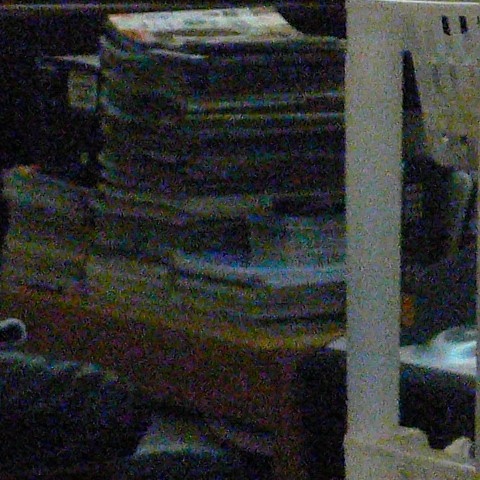
#> input picture Image Processing and Computer Vision/noisy_image.jpg, 480 x 480 px
$ jupyter execute 5025241145_TugasMandiri4_ButterworthNotchRejectFilter.ipynb
#> lines starting #> are read from the running program, lines starting #| are printed output that depends on the picture
**Butterworth Notch Reject Filter (BNRF)**

---

### 1. Konsep Dasar
Butterworth Notch Reject Filter (BNRF) digunakan dalam domain frekuensi untuk menolak (mengurangi) frekuensi tertentu yang mengganggu, seperti derau periodik atau pola interferensi dalam citra. Filter ini secara selektif menghilangkan frekuensi tertentu tanpa mempengaruhi bagian citra lain secara signifikan.

### 2. Rumus Filter
Untuk setiap pasangan notch  $(u_k, v_k)$, filter BNRF didefinisikan sebagai:

$$ H(u,v) = \prod_{k=1}^{K} \left( \frac{1}{1 + \left( \frac{D_k(u,v) D_{-k}(u,v)}{D_0^2} \right)^{2n}} \right) $$

Dimana:
- $ D_k(u,v) = \sqrt{(u - u_k)^2 + (v - v_k)^2} $
- $ D_{-k}(u,v) = \sqrt{(u + u_k)^2 + (v + v_k)^2} $
- $ D_0 $: cutoff radius (kontrol seberapa lebar notch)
- $ n $: orde filter Butterworth
- $ K $: jumlah notch

### 3. Langkah Implementasi Umum
1. Transformasi Fourier dari citra (FFT dan shift)
2. Buat BNRF sesuai lokasi gangguan
3. Kalikan spektrum dengan filter
4. Invers FFT untuk hasil akhir

### 4. Implementasi Python
```python
import numpy as np
import cv2
import matplotlib.pyplot as plt

def butterworth_notch_reject(shape, notch_centers, D0, n):
    M, N = shape
    H = np.ones((M, N))
    U, V = np.meshgrid(np.arange(N), np.arange(M))
    for u_k, v_k in notch_centers:
        Dk = np.sqrt((U - N//2 - u_k)**2 + (V - M//2 - v_k)**2)
        D_k_neg = np.sqrt((U - N//2 + u_k)**2 + (V - M//2 + v_k)**2)
        H *= 1 / (1 + ((D0**2 / (Dk * D_k_neg + 1e-5))**(2*n)))
    return H

# Load image & apply FFT
img = cv2.imread('noisy_image.jpg', cv2.IMREAD_GRAYSCALE)
F = np.fft.fft2(img)
F_shift = np.fft.fftshift(F)

# Tentukan pusat notch (dalam koordinat relatif terhadap pusat)
notch_coords = [(25, 25), (-25, -25)]
H = butterworth_notch_reject(img.shape, notch_coords, D0=10, n=2)

# Terapkan filter
G_shift = F_shift * H
G = np.fft.ifftshift(G_shift)
img_filtered = np.abs(np.fft.ifft2(G))

# Visualisasi
plt.figure(figsize=(12, 6))
plt.subplot(1, 3, 1), plt.imshow(img, cmap='gray'), plt.title('Citra Asli')
plt.subplot(1, 3, 2), plt.imshow(np.log(1 + np.abs(F_shift)), cmap='gray'), plt.title('Spektrum Asli')
plt.subplot(1, 3, 3), plt.imshow(H, cmap='gray'), plt.title('Notch Filter')
plt.show()

plt.figure()
plt.imshow(img_filtered, cmap='gray')
plt.title('Citra Hasil Filter BNRF')
plt.axis('off')
plt.show()
```

### 5. Catatan Praktis
- Lokasi notch bisa diperoleh secara manual dari spektrum, atau secara otomatis dengan deteksi puncak frekuensi anomali
- BNRF sangat efektif menghilangkan noise periodik seperti garis, derau sinusoidal, atau pola grid dalam citra

### 6. Kesimpulan
Butterworth Notch Reject Filter merupakan teknik segmentasi frekuensi yang halus dan fleksibel untuk menghilangkan gangguan spesifik pada citra. Dibandingkan dengan notch ideal, filter ini menghindari efek ringing dan lebih stabil terhadap perubahan parameter.

[cell 1]
import numpy as np
import cv2
import matplotlib.pyplot as plt

def butterworth_notch_reject(shape, notch_centers, D0, n):
    M, N = shape
    H = np.ones((M, N))
    U, V = np.meshgrid(np.arange(N), np.arange(M))
    for u_k, v_k in notch_centers:
        Dk = np.sqrt((U - N//2 - u_k)**2 + (V - M//2 - v_k)**2)
        D_k_neg = np.sqrt((U - N//2 + u_k)**2 + (V - M//2 + v_k)**2)
        H *= 1 / (1 + ((D0**2 / (Dk * D_k_neg + 1e-5))**(2*n)))
    return H

# Load image & apply FFT
img = cv2.imread('noisy_image.jpg', cv2.IMREAD_GRAYSCALE)
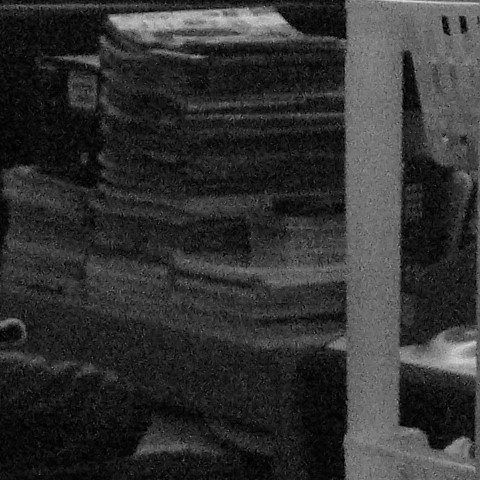
#> img: shape (480, 480); min 0, max 219, mean 49.8
F = np.fft.fft2(img)
F_shift = np.fft.fftshift(F)

# Tentukan pusat notch (dalam koordinat relatif terhadap pusat)
notch_coords = [(25, 25), (-25, -25)]
H = butterworth_notch_reject(img.shape, notch_coords, D0=10, n=2)

# Terapkan filter
G_shift = F_shift * H
G = np.fft.ifftshift(G_shift)
img_filtered = np.abs(np.fft.ifft2(G))

# Visualisasi
plt.figure(figsize=(12, 6))
plt.subplot(1, 3, 1), plt.imshow(img, cmap='gray'), plt.title('Citra Asli')
plt.subplot(1, 3, 2), plt.imshow(np.log(1 + np.abs(F_shift)), cmap='gray'), plt.title('Spektrum Asli')
plt.subplot(1, 3, 3), plt.imshow(H, cmap='gray'), plt.title('Notch Filter')
plt.show()
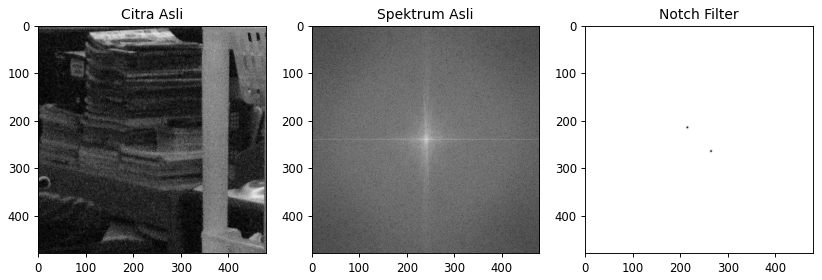
#> figure drawn by matplotlib, 3 panels

plt.figure()
plt.imshow(img_filtered, cmap='gray')
plt.title('Citra Hasil Filter BNRF')
plt.axis('off')
plt.show()

[cell 2]
import cv2
import numpy as np
import matplotlib.pyplot as plt

def homomorphic_filter(img, gammaL=0.5, gammaH=2.0, c=1.0, D0=30):
    img = img.astype(np.float32) + 1  # Hindari log(0)
    log_img = np.log(img)

    M, N = img.shape
    u = np.arange(M)
    v = np.arange(N)
    V, U = np.meshgrid(v, u)
    D = np.sqrt((U - M/2)**2 + (V - N/2)**2)

    H = (gammaH - gammaL) * (1 - np.exp(-c * (D**2 / (D0**2)))) + gammaL

    F = np.fft.fft2(log_img)
    F_shift = np.fft.fftshift(F)
    G_shift = H * F_shift
    G = np.fft.ifftshift(G_shift)
    img_homomorphic = np.exp(np.real(np.fft.ifft2(G))) - 1

    img_homomorphic = cv2.normalize(img_homomorphic, None, 0, 255, cv2.NORM_MINMAX)
    return img_homomorphic.astype(np.uint8)

# Contoh penggunaan
img = cv2.imread('image.jpg', cv2.IMREAD_GRAYSCALE)
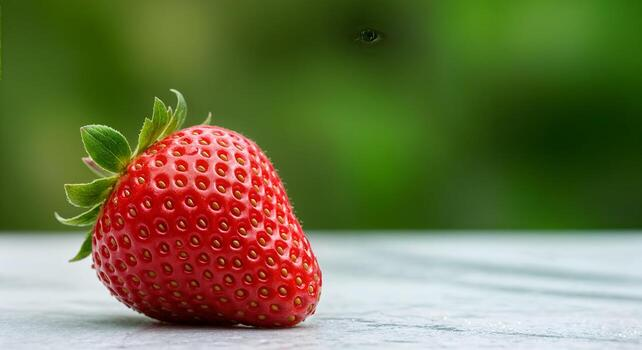
#> input picture Image Processing and Computer Vision/image.jpg, 642 x 350 px
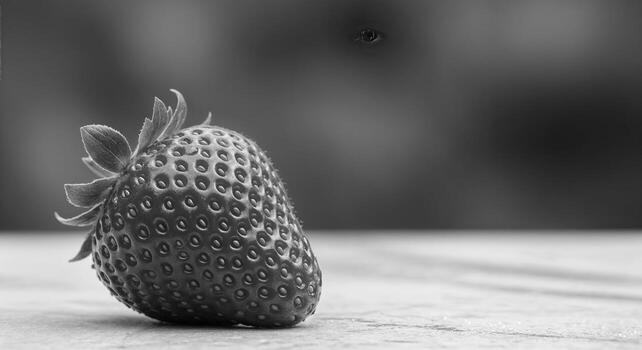
#> img: shape (350, 642); min 0, max 253, mean 110.1
filtered_img = homomorphic_filter(img, gammaL=0.5, gammaH=2.0, D0=30)
#> in homomorphic_filter, `log_img = np.log(img)`:
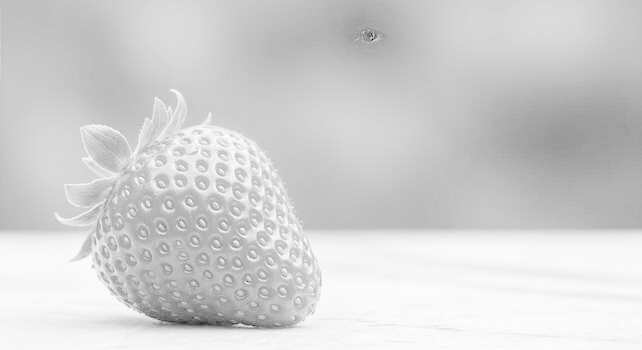
#> log_img: shape (350, 642) float32; min 0, max 5.54, mean 4.55; drawn with min black and max white
#> in homomorphic_filter, `img_homomorphic = np.exp(np.real(np.fft.ifft2(G))) - 1`:
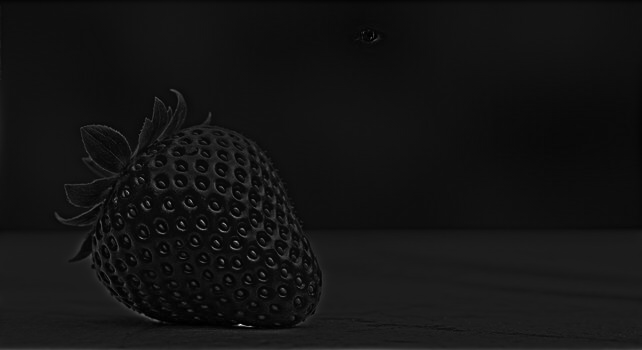
#> img_homomorphic: shape (350, 642) float64; min -0.995, max 132.1, mean 9.5; drawn with min black and max white

plt.figure(figsize=(10, 5))
plt.subplot(1, 2, 1), plt.imshow(img, cmap='gray'), plt.title('Asli')
plt.subplot(1, 2, 2), plt.imshow(filtered_img, cmap='gray'), plt.title('Homomorphic Filter')
plt.show()
